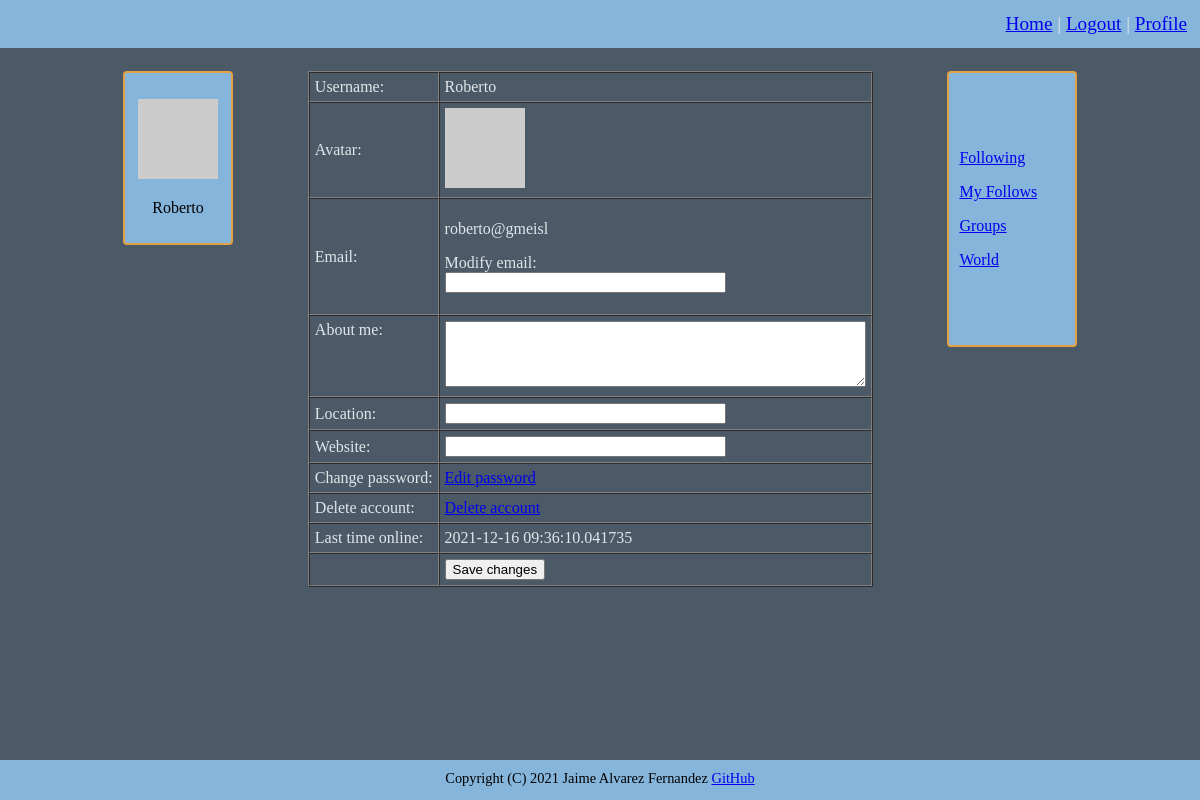
The page /profile (signed in) on the database as committed earlier.
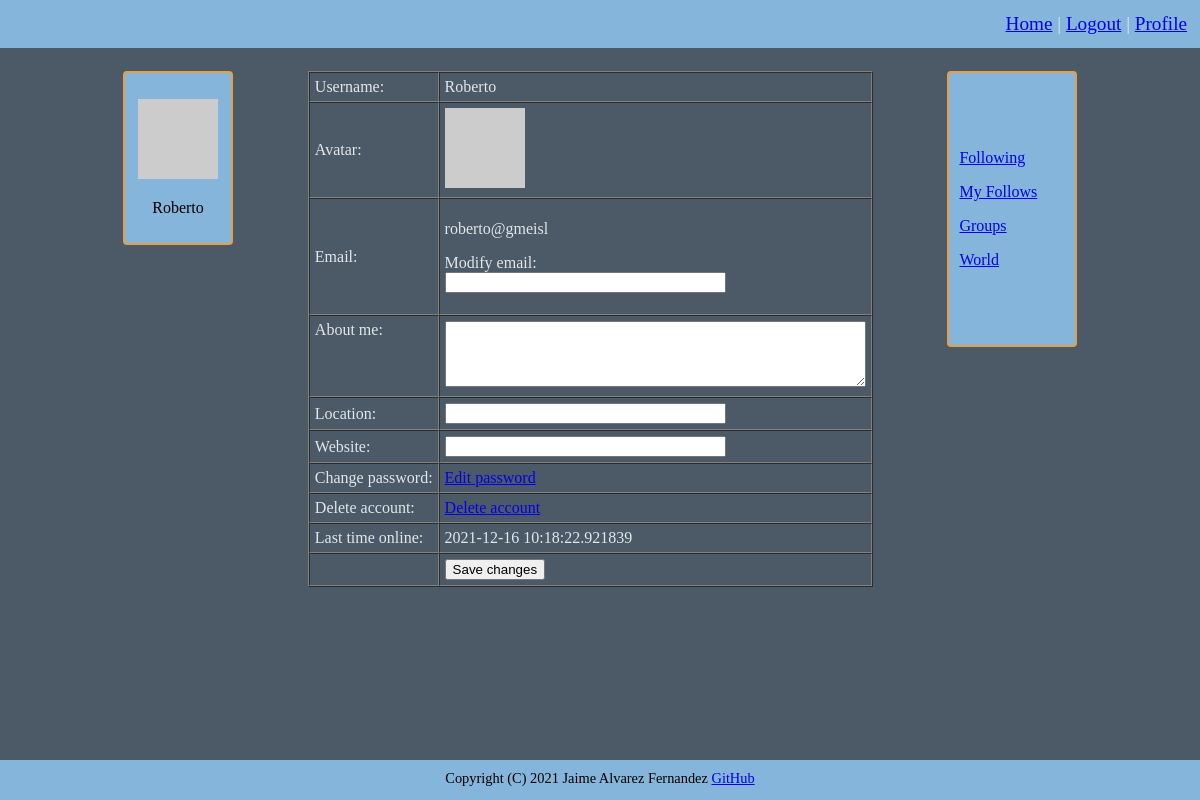
The same page on the database as committed later.
### connect/models.py (models this page shows, shortened)
class User(UserMixin, db.Model):
    id = db.Column(db.Integer, primary_key=True)
    username = db.Column(db.String(64), index=True, unique=True)
    email = db.Column(db.String(120), index=True, unique=True)
    password = db.Column(db.String(128))
    about_me = db.Column(db.String(140))
    location = db.Column(db.String(64))
    website = db.Column(db.String(120))
    last_seen = db.Column(db.DateTime, default=datetime.datetime.utcnow)
    posts = db.relationship('Posts', backref='author', lazy='dynamic')
    friends = db.relationship('Friends', backref='anchor', lazy='dynamic')
    followed = db.relationship('User',
                               secondary=followers,
                               primaryjoin=(followers.c.follower_id == id),
                               secondaryjoin=(followers.c.followed_id == id),
                               backref=db.backref('followers', lazy='dynamic'), lazy='dynamic')
    def avatar(self, size):
        digest = md5(self.email.lower().encode('utf-8')).hexdigest()
        return f'https://www.gravatar.com/avatar/{digest}?d=identicon&s={size}'

### connect/routing.py (the view)
@app.route('/profile', methods=['GET', 'POST'])
@flask_login.login_required
def profile():
    form = forms.EditProfileForm()
    if form.validate_on_submit():
        if form.user_email.data != '':
            flask_login.current_user.email = form.user_email.data
        flask_login.current_user.about_me = form.about_me.data
        flask_login.current_user.location = form.location.data
        flask_login.current_user.website = form.website.data
        db.session.commit()
        flask.flash('Your changes have been saved.')
        return flask.redirect(flask.url_for('profile'))
    elif flask.request.method == 'GET':
        form.user_email.data = ''
        form.about_me.data = flask_login.current_user.about_me
        form.website.data = flask_login.current_user.website
        form.location.data = flask_login.current_user.location
    return flask.render_template('profile.html', user=flask_login.current_user, form=form, title='Profile')

### connect/forms.py (shortened to what this page needs)
class EditProfileForm(FlaskForm):
    user_email = wtforms.StringField('Email', validators=[validators.Optional(),
                                                          validators.Regexp(r'^[a-zA-Z0-9_.]+@[a-zA-Z0-9_.]+$',
                                                                            message='Please enter a valid email')])
    about_me = wtforms.TextAreaField('About me', validators=[validators.Length(min=0, max=140)])
    submit = wtforms.SubmitField('Save changes')
    location = wtforms.StringField('Location', validators=[validators.Optional()])
    website = wtforms.StringField('Website', validators=[validators.Optional()])

### connect/models.py (called while the page is built)
@login.user_loader
def load_user(user_id):
    return User.query.get(int(user_id))

### connect/routing.py (called while the page is built)
@app.before_request
def before_request():
    if flask_login.current_user.is_authenticated:
        flask_login.current_user.last_seen = datetime.datetime.utcnow()
        db.session.commit()

### connect/templates/profile.html (shortened to what this page needs)
{% extends "general_template.html" %}
{% block content %}
<div id="profile">
        <form action="" method="post" novalidate>
            <table cellspacing="0" cellpadding="5" border="1">
                <tr>
                    <td>Username:</td>
                    <td>{{ user.username }}</td>
                </tr>
                <tr>
                    <td>Avatar:</td>
                    <td><img src="{{ user.avatar(80) }}"></td>
                </tr>
                <tr>
                    <td>{{ form.user_email.label }}:</td>
                    <td>
                        <p>
                            {{ user.email }}
                        </p>
                        <p>
                            Modify email:<br>
                            {{ form.user_email(size=32, autocomplete=off) }}<br>
                        </p>
                    </td>
                </tr>
                <tr>
                    <td valign="top">{{ form.about_me.label }}:</td>
                    <td>
                        {{ form.about_me(cols=50, rows=4) }}<br>
                    </td>
                </tr>
                <tr>
                    <td>
                        {{ form.location.label }}:
                    </td>
                    <td>
                        {{ form.location(size=32) }}<br>
                    </td>
                </tr>
                <tr>
                    <td>
                        {{ form.website.label }}:
                    </td>
                    <td>
                        {{ form.website(size=32) }}<br>
                    </td>
                </tr>
                <tr valign="top">
                    <td>Change password:</td>
                    <td>
                         <a href="{{url_for('change_password')}}">Edit password</a>
                    </td>
                </tr>
                <tr>
                    <td>Delete account:</td>
                    <td>
                        <a href="{{ url_for('delete_account') }}">Delete account</a>
                    </td>
                </tr>
                <tr>
                    <td>Last time online:</td>
                    <td>{% if user.last_seen %}{{ user.last_seen }}{% endif %}</td>
                </tr>
                <tr>
                    <td></td>
                    <td>{{ form.submit() }}</td>
                </tr>
            </table>
        </form>
    </div>
{% endblock %}

### connect/templates/general_template.html (shortened to what this page needs)
<!DOCTYPE html>
<html lang="en">
<head>
    <link href="{{ url_for('static', filename='css/style.css') }}" rel="stylesheet" type="text/css" />
</head>
<body>
<header>
    <table width="100%">
        <tr>
            <td>
            </td>
            <td>
                <nav id="global_links">
                <a href="{{ url_for('index') }}">Home</a> |
                {% if current_user.is_anonymous %}
                <a href="{{ url_for('login') }}">Login</a> |
                <a href="{{ url_for('sign_in') }}">Register</a>
                {% else %}
                <a href="{{ url_for('logout') }}">Logout</a> |
                <a href="{{ url_for('profile') }}">Profile</a>
                {% endif %}
                </nav>
            </td>
        </tr>
    </table>
</header>
<div id="main_table">
    <table border="0" width="100%">
        <tr>
            <td width="10%" valign="top">
                {% if current_user.is_authenticated %}
                <div id="left_side">
                    {% include '_profile.html' %}
                </div>
                {% endif %}
            </td>
            <td width="70%" align="center" valign="top">
                {% block content %}{% endblock %}
            </td>
            <td width="13%" valign="top">
                {% if current_user.is_authenticated %}
                <div id="right_side">
                    {% include '_links.html' %}
                </div>
                {% endif %}
            </td>
        </tr>
    </table>
</div>
<footer>
    Copyright (C) 2021 Jaime Alvarez Fernandez
    <a href="https://github.com/Jaime-alv">GitHub</a>
</footer>
</body>
</html>

### connect/templates/_profile.html (shortened to what this page needs)
{% if user and user != current_user %}
    <p>
        <img src="{{ user.avatar(128) }}">
    </p>
    <p>
        {{ user.username }}
    </p>
    {% if not current_user.is_following(user) %}
    <p>
        <form method="post" action="{{ url_for('follow', username=user.username) }}">
            {{ e_form.hidden_tag() }}
            {{ e_form.submit(value='Follow') }}
        </form>
    </p>
    {% else %}
    <p>
        <form method="post" action="{{ url_for('unfollow', username=user.username) }}">
            {{ e_form.hidden_tag() }}
            {{ e_form.submit(value='Unfollow') }}
        </form>
    </p>
    {% endif %}
    <p class="justify_text">
        {% if user.about_me is not none %}
        {{ user.about_me }}
        {% elif user.about_me == '' %}
        {% endif %}
    </p>
    <p>
        {% if user.location is not none %}
        {{ user.location }}
        {% elif user.location == '' %}
        {% endif %}
    </p>
    <p>
        {% if user.website is not none %}
        <a href="{{ user.website }}">{{ user.website }}</a>
        {% elif user.website == '' %}
        {% endif %}
    </p>
{% else %}
    <p>
        <img src="{{ current_user.avatar(128) }}">
    </p>
    <p>
        {{ current_user.username }}
    </p>
{% endif %}

### connect/templates/_links.html
<nav class="justify_text" style="padding:10px;">
    <p>
        <a href="{{ url_for('following') }}">Following</a>
    </p>
    <p>
        <a href="{{ url_for('followed') }}">My Follows</a>
    </p>
    <p>
        <a href="groups">Groups</a>
    </p>
    <p>
        <a href="messages">World</a>
    </p>
</nav>

### connect/static/css/style.css (style rules this page uses)
body { font-family: Verdana; background: #4b5a66; color: #e1e6eb; min-height: 100vh; margin: 0; }
footer { min-height:20px; background:PapayaWhip; color: black; font-size:90%; text-align:center; padding:10px; background: #86b5db; }
header { font-size: 120%; background: #86b5db; padding:10px; }
#global_links { text-align:right; padding: 0px; }
#main_table { margin: 20px 10% 0px 10%; }
#right_side { margin: 0px 0px 0px 0%; align: right; font-size: 100%; text-align: center; border: 2px solid #e3a144; border-radius: 4px; background: #86b5db; padding: 50px 0px 50px 0px; }
#left_side { border: 2px solid #e3a144; text-align: center; border-radius: 4px; background: #86b5db; color: black; padding: 10px; }
.justify_text { text-align: justify; text-justify: inter-word; }
body { display:flex; flex-direction:column; }
footer { margin-top:auto; }

Rows that differ between the two databases and show on the page:
changed User "Roberto": last_seen "2021-12-16 09:36:10.041735" → "2021-12-16 10:18:22.921839"
